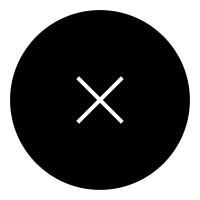
#> input picture GPTLIRAT/LIT-Backend/AlgorithmServer/AlgorithmServer/utils/VGG16/VGG16/data/test/_0a789e1973e5b5e5.jpg, 200 x 200 px
$ python image.py ../AlgorithmServer/AlgorithmServer/utils/VGG16/VGG16/data/test/_0a789e1973e5b5e5.jpg ../AlgorithmServer/AlgorithmServer/utils/VGG16/VGG16/data/test/_0aa893d4e6d1995a.jpg
#> lines starting #> are read from the running program, lines starting #| are printed output that depends on the picture; after the words box and inside, x2 and y2 are one past the last pixel; in counts of white or black regions, pixels touching at a corner belong together
import cv2, sys
import numpy as np


def exec(w, s):
    widget_path = w
    screenshot_path = s
    widget = cv2.imread(widget_path)
#> widget is the input picture: shape (200, 200, 3); min 0, max 255, mean 96.5
    screenshot = cv2.imread(screenshot_path)
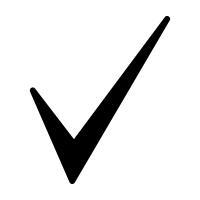
#> input picture GPTLIRAT/LIT-Backend/AlgorithmServer/AlgorithmServer/utils/VGG16/VGG16/data/test/_0aa893d4e6d1995a.jpg, 200 x 200 px
#> screenshot is the input picture: shape (200, 200, 3); min 0, max 255, mean 229.7

    # SIFT feature points extraction.
    widget_grey = cv2.cvtColor(widget, cv2.COLOR_BGR2GRAY)
    screenshot_grey = cv2.cvtColor(screenshot, cv2.COLOR_BGR2GRAY)

    sift = cv2.SIFT_create()
    widget_keypoint, widget_descriptor = sift.detectAndCompute(widget_grey, None)
#> widget_keypoint = 16 keypoints; strongest (x, y, size): (120, 79, 3.3), (79, 120, 3.3), (120, 120, 3.3), (79, 79, 3.3)
    screenshot_keypoint, screenshot_descriptor = sift.detectAndCompute(screenshot_grey, None)
#> screenshot_keypoint = 20 keypoints; strongest (x, y, size): (166, 20, 5.1), (74, 151, 27.9), (33, 91, 5.2), (74, 126, 12.3)

    widget = cv2.drawKeypoints(widget_grey, widget_keypoint, widget)
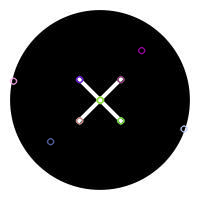
#> widget: shape (200, 200, 3); 1.17% of pixels changed, all inside (x1, y1, x2, y2) = (9, 46, 188, 146)
    screenshot = cv2.drawKeypoints(screenshot_grey, screenshot_keypoint, screenshot)
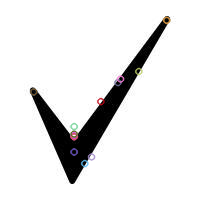
#> screenshot: shape (200, 200, 3); 1.49% of pixels changed, all inside (x1, y1, x2, y2) = (29, 16, 171, 168)

    # FLANN Matching.
    FLANN_INDEX_KDTREE = 0
    index_params = dict(algorithm=FLANN_INDEX_KDTREE, trees=5)
    search_params = dict(checks=50)

    flann = cv2.FlannBasedMatcher(index_params, search_params)
    matches = flann.knnMatch(widget_descriptor, screenshot_descriptor, k=2)
#> matches = 16 matches

    goodMatch = []
    for m, n in matches:
        if m.distance < 0.50 * n.distance:
            goodMatch.append(m)
#> this loop made 16 passes
#> after the loop, goodMatch = []

    try:
        src_pts = np.float32([widget_keypoint[m.queryIdx].pt for m in goodMatch]).reshape(-1, 1, 2)
#> src_pts = empty array
        dst_pts = np.float32([screenshot_keypoint[m.trainIdx].pt for m in goodMatch]).reshape(-1, 1, 2)
#> dst_pts = empty array
        M, mask = cv2.findHomography(src_pts, dst_pts, cv2.RANSAC, 5.0)
        matchesMask = mask.ravel().tolist()
        h, w = widget_grey.shape
        pts = np.float32([[0, 0], [0, h - 1], [w - 1, h - 1], [w - 1, 0]]).reshape(-1, 1, 2)
        dst = cv2.perspectiveTransform(pts, M)
        center_x = center_y = 0.0
        for i in range(len(dst)):
            center_x = center_x + dst[i][0][0]
            center_y = center_y + dst[i][0][1]

        screenshot = cv2.polylines(screenshot, [np.int32(dst)], True, 255, 3, cv2.LINE_AA)

        goodMatch = np.expand_dims(goodMatch, 1)

        img_out = cv2.drawMatchesKnn(widget, widget_keypoint, screenshot, screenshot_keypoint, goodMatch, None, flags=2)

        return int(round(center_x / 4)), int(round(center_y / 4))
    except:
        import traceback
        traceback.print_exc()
        return None


if __name__ == '__main__':
    print(exec(sys.argv[1], sys.argv[2]))
